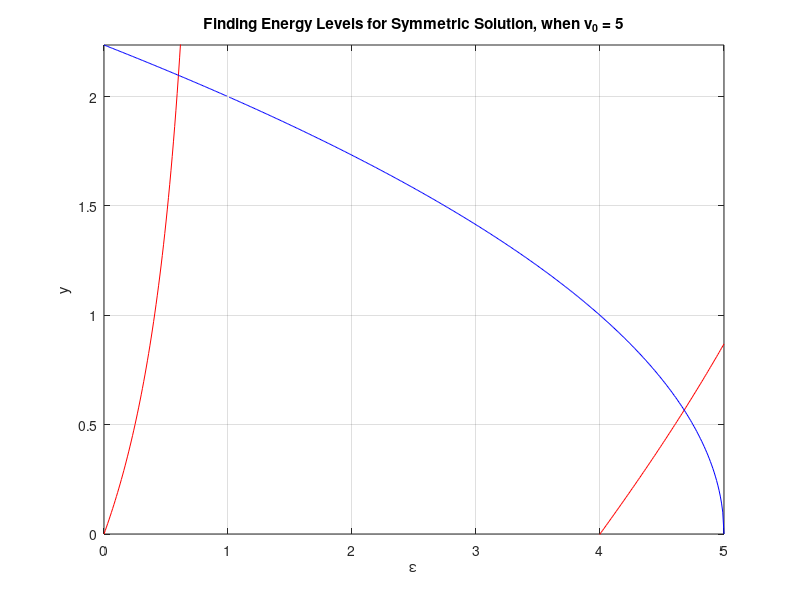

Write the MATLAB code that produced this figure. (Note: this script raises an error after producing the figure.)
% inf_well_1d.m : Finitely deep potential well in 1D
% author : hdpoorna
% MATLAB R2018b

%% Initialization

clc;
clear;
close all;

h = 6.626e-34;      % Planck's constant
h_bar = h/(2*pi);
Lz = input('Enter Lz (>0): ');
m_e = 9.109e-31;    % mass of an electron
m = m_e;

% E1_inf = (h_bar*pi/Lz)^2 / (2*m);
% V0 = 10*E1_inf;
v0 = input('Enter v0 (>=1.5) : ');      % = V0/E1_inf
% for better visualization v0 >= 1.5

eps = linspace(0, v0, 100*v0 + 1);

z1 = -3*Lz/2:Lz/100:-Lz/2 -Lz/100;
z2 = -Lz/2 + Lz/100:Lz/100:Lz/2 - Lz/100;
z3 = Lz/2 + Lz/100:Lz/100:3*Lz/2;
z = [z1 z2 z3];

%% for symmetric solution

y1_sym = sqrt(eps).*tan(sqrt(eps)*pi/2);
y2_sym = sqrt(v0 - eps);

inds_sym = find(mod(sqrt(eps), 2) == 1);        % find discontinuities
y1_sym(inds_sym) = NaN;
y2_sym(inds_sym) = NaN;
eps(inds_sym) = NaN;

figure('Name', 'Finding Energy Levels for Symmetric Solution');
plot(eps, y1_sym, 'r-', eps, y2_sym, 'b-');
title(sprintf('Finding Energy Levels for Symmetric Solution, when v_0 = %s', num2str(v0)));
xlabel('\epsilon'); ylabel('y'); ylim([0 sqrt(v0)]); hold on; grid on; 
[eps_i, yi] = polyxpoly(eps, y1_sym, eps, y2_sym);      % finding intersections
scatter(eps_i, yi, 'ko');
legend('LHS', 'RHS');


cL = cos(pi*sqrt(eps_i)/2)./exp(-pi*sqrt(v0 - eps_i)/2);
B = sqrt(2./(1 +...
    cL.^2 .* (exp(pi*sqrt(v0 - eps_i)) + exp(-pi*sqrt(v0 - eps_i)))./(pi*sqrt(v0 - eps_i)) +...
    sin(pi*sqrt(eps_i))./(pi*sqrt(eps_i))));


psi1_sym = B.*cL.*exp(pi*sqrt(v0 - eps_i).*z1/Lz);
psi2_sym = B.*cos(pi*sqrt(eps_i).*z2/Lz);
psi3_sym = B.*cL.*exp(-pi*sqrt(v0 - eps_i).*z3/Lz);
psi_sym = [psi1_sym psi2_sym psi3_sym];


figure('Name', 'Wave Function and Probability for Symmetric Solution'); hold on;
for ni = 1:length(eps_i)
    subplot(length(eps_i), 2, 2*length(eps_i) + 1 - 2*ni);
    plot(z, psi_sym(ni, :), 'r-'); grid on;
    title(sprintf('Wave function for \\epsilon = %s when v_0 = %s', num2str(eps_i(ni)), num2str(v0)));
    xlabel('z'); ylabel(sprintf('\\psi_{%s}(z)', num2str(ni)));
    
    subplot(length(eps_i), 2, 2*length(eps_i) + 2 - 2*ni);
    plot(z, abs(psi_sym(ni, :)).^2, 'b-'); grid on;
    title(sprintf('Probability Distribution for \\epsilon = %s when v_0 = %s', num2str(eps_i(ni)), num2str(v0)));
    xlabel('z'); ylabel(sprintf('|\\psi_{%s}(z)|^{2}', num2str(ni)));
end

%% For antisymmetric solution


y1_asym = -1*sqrt(eps).*cot(sqrt(eps)*pi/2);
y2_asym = sqrt(v0 - eps);

inds_asym = find(mod(sqrt(eps), 2) == 0);       % finding discontinuities
y1_asym(inds_asym) = NaN;
y2_asym(inds_asym) = NaN;
eps(inds_asym) = NaN;

figure('Name', 'Finding Energy Levels for Antisymmetric Solution');
plot(eps, y1_asym, 'r-', eps, y2_asym, 'b-');
title(sprintf('Finding Energy Levels for Antisymmetric Solution, when v_0 = %s', num2str(v0)));
xlabel('\epsilon'); ylabel('y'); ylim([0 sqrt(v0)]); hold on; grid on;
[eps_j, yj] = polyxpoly(eps, y1_asym, eps, y2_asym);        % finding intersections
scatter(eps_j, yj, 'ko');
legend('LHS', 'RHS');

sL = sin(pi*sqrt(eps_i)/2)./exp(-pi*sqrt(v0 - eps_i)/2);
A = sqrt(2./(1 +...
    sL.^2 .* (exp(pi*sqrt(v0 - eps_i)) + exp(-pi*sqrt(v0 - eps_i)))./(pi*sqrt(v0 - eps_i)) -...
    sin(pi*sqrt(eps_i))./(pi*sqrt(eps_i))));


psi1_asym = -A.*sL.*exp(pi*sqrt(v0 - eps_i).*z1/Lz);
psi2_asym = A.*sin(pi*sqrt(eps_i).*z2/Lz);
psi3_asym = A.*sL.*exp(-pi*sqrt(v0 - eps_i).*z3/Lz);
psi_asym = [psi1_asym psi2_asym psi3_asym];


figure('Name', 'Wave Function and Probability for Antisymmetric Solution'); hold on;
for nj = 1:length(eps_j)
    subplot(length(eps_j), 2, 2*length(eps_j) + 1 - 2*nj);
    plot(z, psi_asym(nj, :), 'r-'); grid on;
    title(sprintf('Wave function for \\epsilon = %s when v_0 = %s', num2str(eps_j(nj)), num2str(v0)));
    xlabel('z'); ylabel(sprintf('\\psi_{%s}(z)', num2str(nj)));
    
    subplot(length(eps_j), 2, 2*length(eps_j) + 2 - 2*nj);
    plot(z, abs(psi_asym(nj, :)).^2, 'b-'); grid on;
    title(sprintf('Probability Distribution for \\epsilon = %s when v_0 = %s', num2str(eps_j(nj)), num2str(v0)));
    xlabel('z'); ylabel(sprintf('|\\psi_{%s}(z)|^{2}', num2str(nj)));
end
